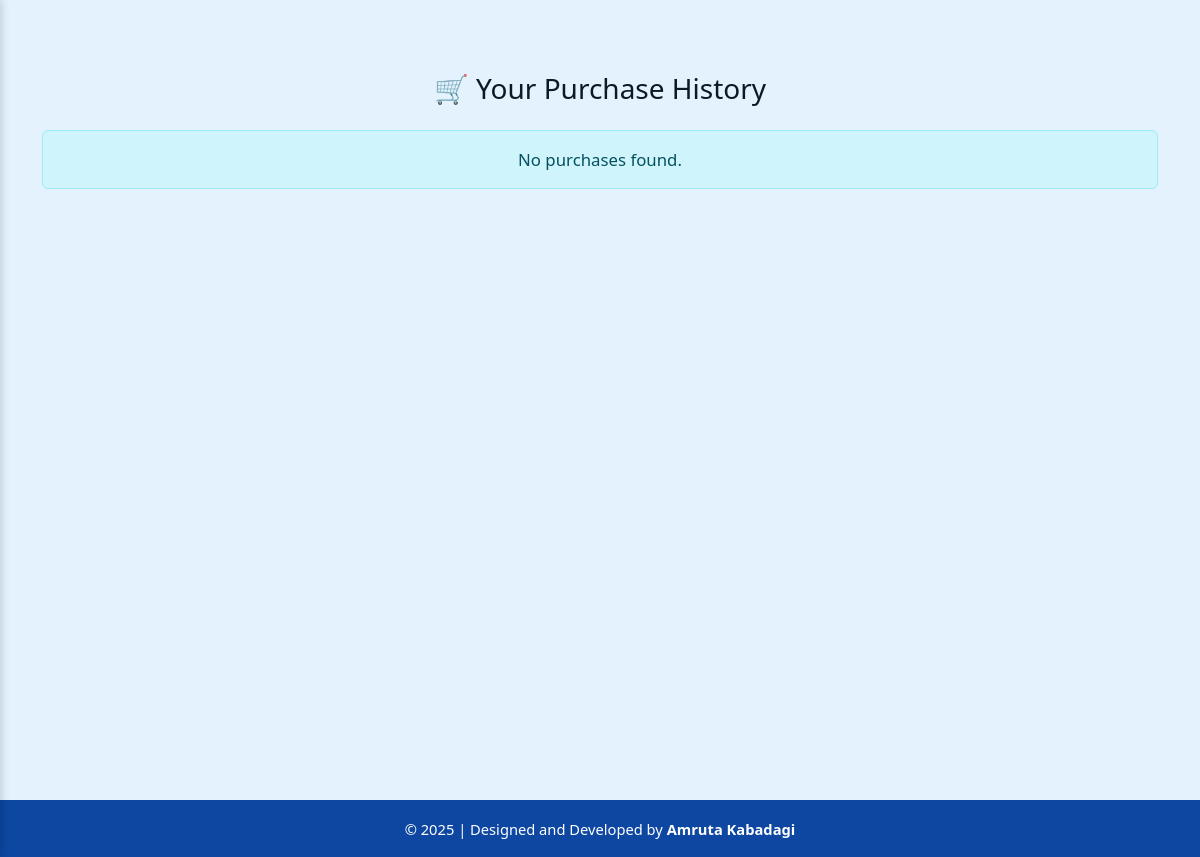
Page /purchases/ (signed in) on the earlier database version.
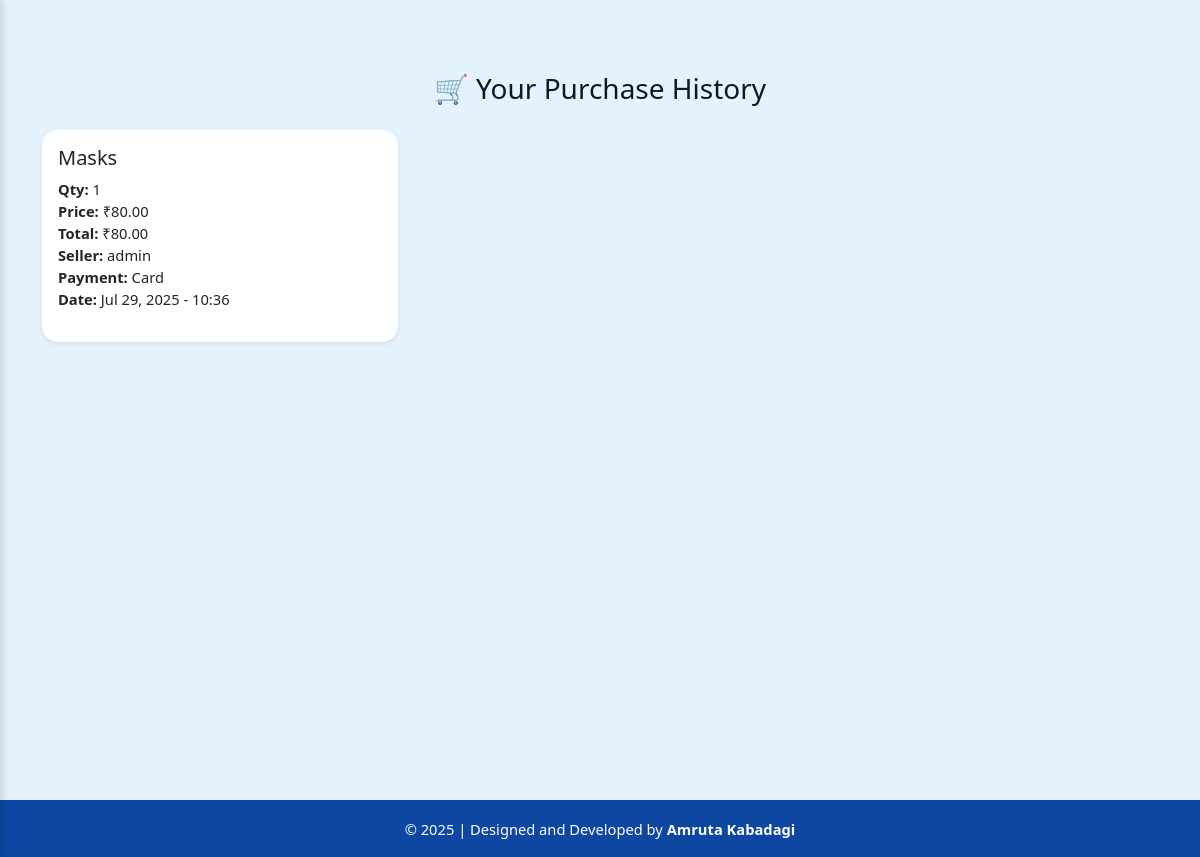
Same page on the later database version.
### myapp/models.py (models this page shows, shortened)
class BoughtProduct(models.Model):
    buyer = models.ForeignKey(User, on_delete=models.CASCADE, related_name='bought_products')
    seller = models.ForeignKey(User, on_delete=models.CASCADE, related_name='sold_products', null=True, blank=True)
    product = models.ForeignKey(Product, on_delete=models.CASCADE)
    quantity = models.PositiveIntegerField(default=1)
    price_per_item = models.DecimalField(max_digits=10, decimal_places=2, null=True, blank=True)
    total_price = models.DecimalField(max_digits=12, decimal_places=2, null=True, blank=True)
    is_returned = models.BooleanField(default=False)
    return_request = models.ForeignKey('ReturnProduct', on_delete=models.SET_NULL, null=True, blank=True)
    payment_method = models.CharField(max_length=10, choices=[
        ('UPI', 'UPI'),
        ('Card', 'Card'),
    ], default='Card')
    shipping_address = models.TextField(null=True, blank=True)
    purchased_at = models.DateTimeField(auto_now_add=True)

class Product(models.Model):
    user = models.ForeignKey(User, on_delete=models.CASCADE)  # Seller
    title = models.CharField(max_length=200)
    image = models.ImageField(upload_to='products/')
    description = models.TextField()
    cost = models.DecimalField(max_digits=10, decimal_places=2)
    created_at = models.DateTimeField(auto_now_add=True)
    category = models.ForeignKey(Category, on_delete=models.SET_NULL, null=True)
    is_sold = models.BooleanField(default=False)

### myapp/views.py (the view)
# urls.py: path('purchases/', purchase_history, name='purchase_history'),
@login_required
def purchase_history(request):
    purchases = BoughtProduct.objects.filter(buyer=request.user).order_by('-purchased_at')
    return render(request, 'purchase/purchase_history.html', {'purchases': purchases})

### templates/purchase/purchase_history.html (shortened to what this page needs)
{% extends 'base.html' %}
{% block content %}
<div class="container my-5">
    <h3 class="text-center mb-4">🛒 Your Purchase History</h3>
    {% if purchases %}
        <div class="row g-4">
            {% for item in purchases %}
            <div class="col-md-6 col-lg-4">
                <div class="card shadow-sm border-0 h-100 rounded-4">
                    <div class="card-body">
                        <h5 class="card-title">{{ item.product.title }}</h5>
                        <ul class="list-unstyled small">
                            <li><strong>Qty:</strong> {{ item.quantity }}</li>
                            <li><strong>Price:</strong> ₹{{ item.price_per_item }}</li>
                            <li><strong>Total:</strong> ₹{{ item.total_price }}</li>
                            <li><strong>Seller:</strong>
                                {% if item.seller %}
                                    {{ item.seller.username }}
                                {% else %}
                                    N/A
                                {% endif %}
                            </li>
                            <li><strong>Payment:</strong> {{ item.payment_method }}</li>
                            <li><strong>Date:</strong> {{ item.purchased_at|date:"M d, Y - H:i" }}</li>
                        </ul>
                    </div>
                </div>
            </div>
            {% endfor %}
        </div>
    {% else %}
        <div class="alert alert-info text-center">No purchases found.</div>
    {% endif %}
</div>
{% endblock %}

Differences in the rows shown:
added BoughtProduct: product "Masks", quantity "1", price_per_item "80.00", total_price "80.00", seller.username "admin", payment_method "Card", purchased_at "Jul 29, 2025 - 10:36"
Other differences:
text no longer shown: "No purchases found."
